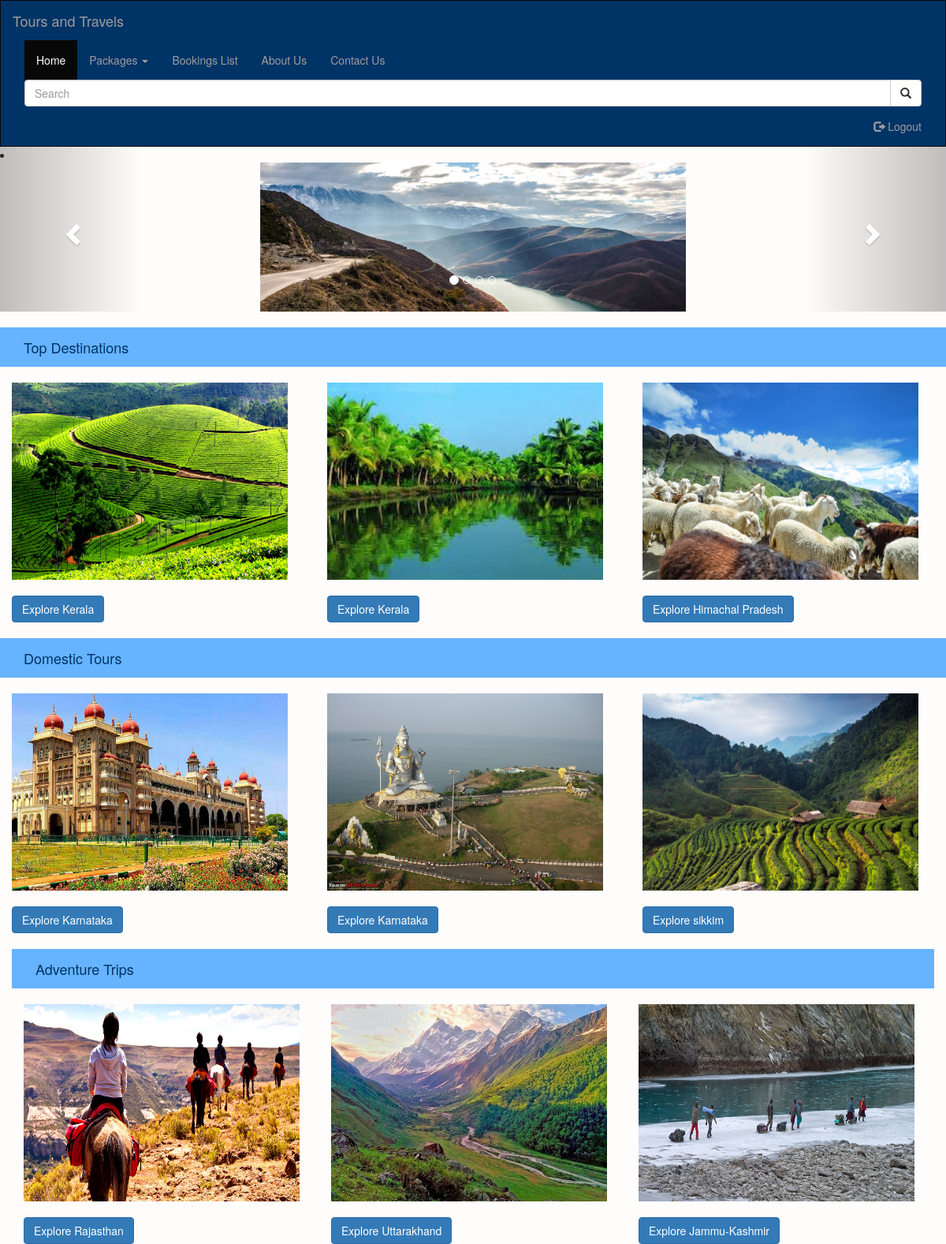
/travelapp/homepage1/, run on the app's committed database.
### travelapp/models.py (models this page shows, shortened)
class Packages(models.Model):
          mapid = models.ForeignKey(PlaceMap)
          stateid = models.ForeignKey(State)
          image = models.CharField(max_length = 150, default = None, null = True)
          description = models.CharField(max_length = 1000)
          no_of_days = models.IntegerField()
          ratings = models.FloatField(null = True, blank = True, default = None)
          category = models.CharField(max_length = 30)
          travelling_charges = models.IntegerField(null = True, blank = True, default = None)

class State(models.Model):
          state=models.CharField(max_length=100)
          image = models.CharField(max_length = 100, default = None, null = True)
          def __str__(self):
                 return str(self.state)

### travelapp/views.py (the view)
def homepage1(request):
          tmp = Packages.objects.all()#order_by('stateid').distinct('stateid')
          return render(request,'travelapp/homepage1.html',{'state':tmp})

### travelapp/templates/travelapp/homepage1.html (shortened to what this page needs)
<!DOCTYPE html>
{% load static %}
<html>
<head>
  <link rel="stylesheet" href="https://maxcdn.bootstrapcdn.com/bootstrap/3.3.7/css/bootstrap.min.css">
</head>
<body>
<nav class="navbar navbar-inverse">
  <div class="container-fluid">
    <div class="navbar-header">
      <a class="navbar-brand" href="#">Tours and Travels</a>
    </div>
    <div class="collapse navbar-collapse" id="myNavbar">
      <ul class="nav navbar-nav">
        <li class="active"><a href="#">Home</a></li>
         <li class="dropdown"><a class="dropdown-toggle" data-toggle="dropdown" href="#">Packages <span class="caret"></span></a>
      </li>
        <li><a href="bookingslist/">Bookings List</a></li>
        <li><a href="#">About Us</a></li>
      <li><a href="#">Contact Us</a></li>
      <li><div class="input-group">
  <input type="text" class="form-control" placeholder="Search" align="center"/>
  <div class="input-group-btn">
  <button class="btn btn-default" type="submit">
  <i class="glyphicon glyphicon-search"></i>
  </button>
  </div>
  </div>
  </li>
    </ul>
    <ul class="nav navbar-nav navbar-right">
      <li><a href="{% url 'logout' %}"><span class="glyphicon glyphicon-log-out"></span> Logout</a></li>
    </ul>
 </div>
 </nav>
 <div id="myCarousel" class="carousel slide" data-ride="carousel">
   <li background-color="#ededed"></li>
    <ol class="carousel-indicators">
      <li data-target="#myCarousel" data-slide-to="0" class="active"></li>
      <li data-target="#myCarousel" data-slide-to="1"></li>
       <li data-target="#myCarousel" data-slide-to="2"></li>
        <li data-target="#myCarousel" data-slide-to="3"></li>
    </ol>
    <div class="carousel-inner" role="listbox">
      <div class="item active">
        <img src="{% get_media_prefix %}travelapp/slide1.jpg" alt="Image"width="5" height="10"/>
        <div class="carousel-caption">
        </div>
      </div>
 </div>
    <a class="left carousel-control" href="#myCarousel" role="button" data-slide="prev">
      <span class="glyphicon glyphicon-chevron-left" aria-hidden="true"></span>
    </a>
    <a class="right carousel-control" href="#myCarousel" role="button" data-slide="next">
      <span class="glyphicon glyphicon-chevron-right" aria-hidden="true"></span>
    </a>
</div>
  <br>
    <nav class="navbar1 navbar-inverse">
  <div class="container-fluid">
    <div class="navbar-header">
      <a class="navbar-brand" href="#"><font color ="#003366">Top Destinations</font></a>
</nav>
        <div class="container-fluid">
         <br>
          <div class="row">
            {% for statename in state %}
            {% if statename.category == "Seasonal" %}
            <div class="col-sm-4"><img src="{% get_media_prefix %}{{statename.image}}" width="350" height="250" alt="not found"><br><br>
            <a href = "/travelapp/viewareas/{{statename.stateid}}"><button type="button" class="btn btn-primary">Explore {{statename.stateid}}</button></a>
            </div>
              {% endif %}
              {% endfor %}
          </div>
        </div>
    <br>       <nav class="navbar1 navbar-inverse">
  <div class="container-fluid">
    <div class="navbar-header">
      <a class="navbar-brand" href="#"><font color ="#003366">Domestic Tours</font></a>
</nav>
       <div class="container-fluid">
         <br>
          <div class="row">
            {% for statename in state %}
            {% if statename.category == "Domestic tour" %}
            <div class="col-sm-4"><img src="{% get_media_prefix %}{{statename.image}}" width="350" height="250" alt="not found"><br><br>
<a href = "/travelapp/viewareas/{{statename.stateid}}"><button type="button" class="btn btn-primary">Explore {{statename.stateid}}</button></a>
            </div>
              {% endif %}
              {% endfor %}
          </div>
      <br>
     <nav class="navbar1 navbar-inverse">
  <div class="container-fluid">
    <div class="navbar-header">
      <a class="navbar-brand" href="#"><font color ="#003366">Adventure Trips</font></a>
</nav>
           <div class="container-fluid">
          <br>
          <div class="row">
            {% for statename in state %}
            {% if statename.category == "Adventure" %}
            <div class="col-sm-4"><img src="{% get_media_prefix %}{{statename.image}}" width="350" height="250" alt="not found"><br><br>
<a href = "/travelapp/viewareas/{{statename.stateid}}"><button type="button" class="btn btn-primary">Explore {{statename.stateid}}</button></a>
            </div>
              {% endif %}
              {% endfor %}
          </div>
        </div>
</body>
</html>

### travelapp/templates/travelapp/homepage1.html (style rules this page uses)
.navbar { margin-bottom: 0; border-radius: 0; background-color:#003366; }
.navbar1 { margin-bottom: 0; border-radius: 0; background-color:#66b3ff; }
.carousel-inner img { width: 45%; margin: auto; min-height:100px; }
body { background:#fffcfc !important; }

### data on the page
Packages: image (picture), stateid "Kerala"
Packages: image (picture), stateid "Kerala"
Packages: image (picture), stateid "Himachal Pradesh"
Packages: image (picture), stateid "Karnataka"
Packages: image (picture), stateid "Karnataka"
Packages: image (picture), stateid "sikkim"
Packages: image (picture), stateid "Rajasthan"
Packages: image (picture), stateid "Uttarakhand"
Packages: image (picture), stateid "Jammu-Kashmir"
